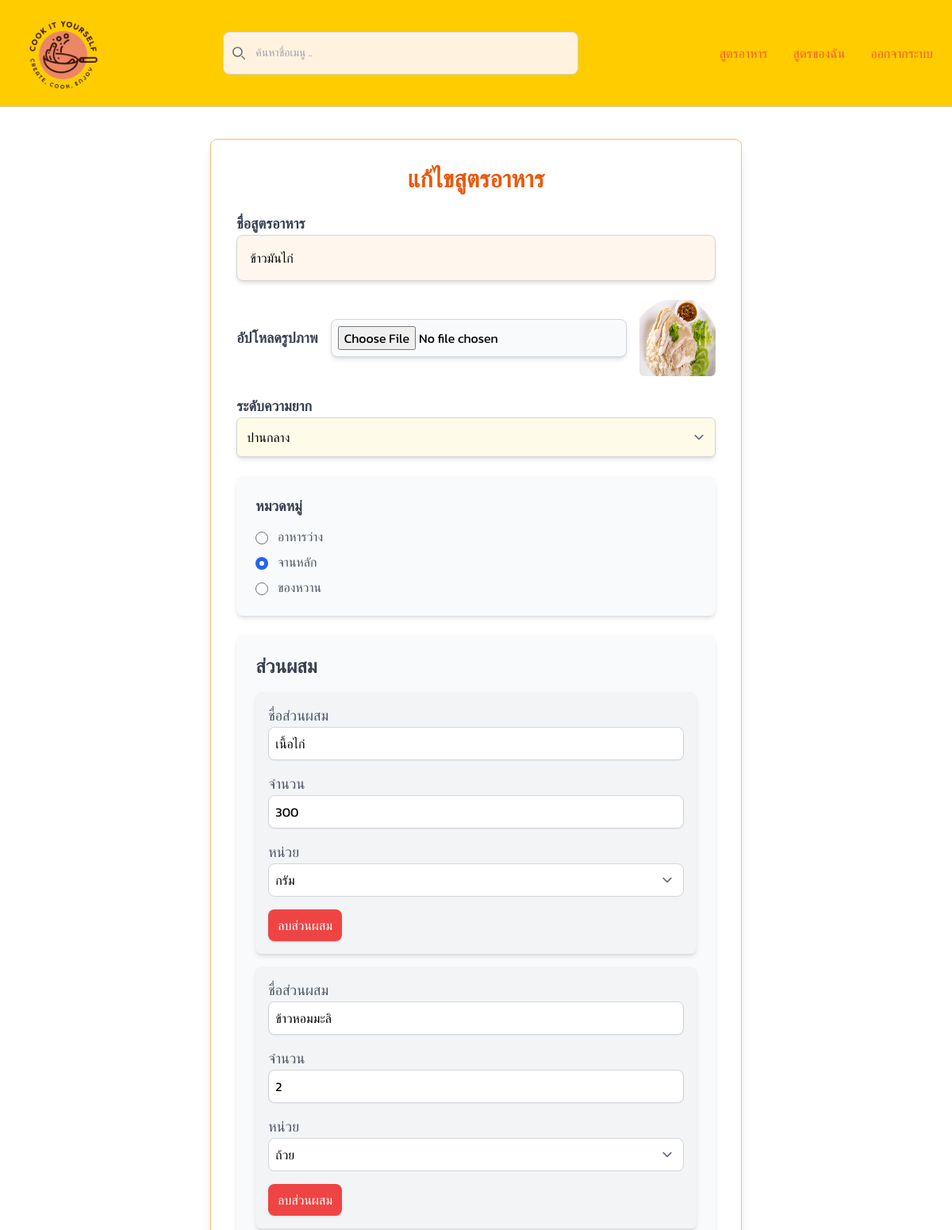
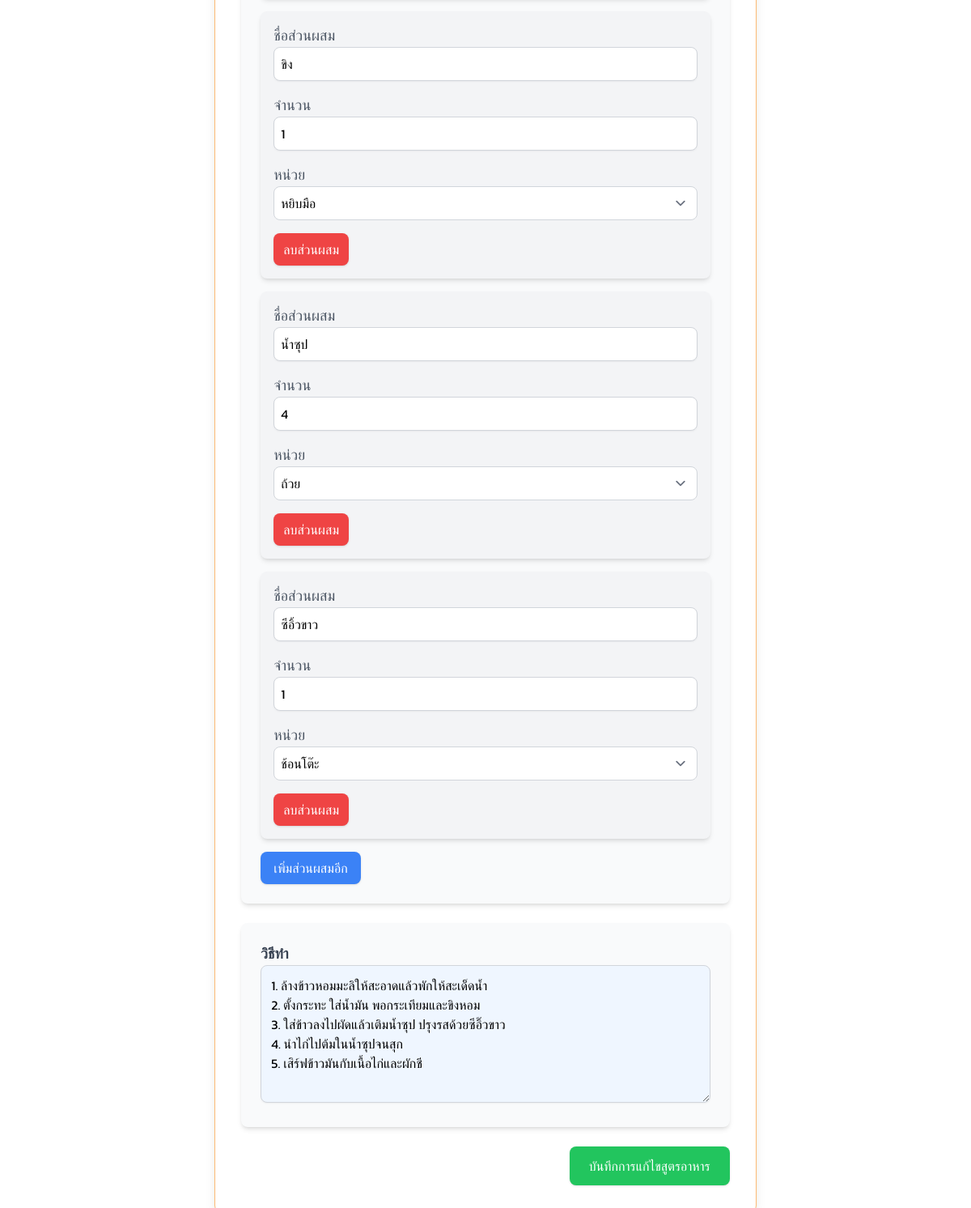
The page /recipes/edit/15/ (signed in) on the database its author committed (2 pictures, top to bottom).
### recipes/models.py (models this page shows, shortened)
class Recipe(models.Model):
    user = models.ForeignKey(Member, related_name='recipes', on_delete=models.CASCADE)
    title = models.CharField(max_length=200, unique=True)
    category = models.CharField(max_length=50)
    difficulty = models.CharField(max_length=50)
    picture_url = models.ImageField(upload_to='recipes/images/', blank=True, null=True)
    instructions = models.TextField()

class Ingredient(models.Model):
    recipe = models.ForeignKey(Recipe, related_name='ingredients', on_delete=models.CASCADE)
    name = models.CharField(max_length=100)
    amount = models.DecimalField(max_digits=5, decimal_places=2)
    unit = models.CharField(max_length=50)

### recipes/views.py (the view)
# urls.py: path('recipes/edit/<int:pk>/', recipeUpdate, name='recipe-update'),  # URL สำหรับแก้ไขสูตร
@login_required
def recipeUpdate(request, pk):
    recipe = get_object_or_404(Recipe, pk=pk)
    if request.method == "POST":
        recipe_form = RecipeForm(request.POST, request.FILES, instance=recipe)
        if recipe_form.is_valid():
            recipe = recipe_form.save(commit=False)
            recipe.save()
            recipe.ingredients.all().delete()
            ingredient_names = request.POST.getlist('ingredient')
            ingredient_amounts = request.POST.getlist('amount')
            ingredient_units = request.POST.getlist('unit')
            for name, amount, unit in zip(ingredient_names, ingredient_amounts, ingredient_units):
                if name:
                    Ingredient.objects.create(recipe=recipe, name=name, amount=amount, unit=unit)
            return redirect("myRecipes")
    else:
        recipe_form = RecipeForm(instance=recipe)
    return render(request, "recipes/recipe_edit.html", {"form": recipe_form, "recipe": recipe})

### recipes/forms.py
class RecipeForm(forms.ModelForm):
    class Meta:
        model = Recipe
        fields = ['title', 'category', 'difficulty', 'picture_url', 'instructions']

### theme/templates/recipes/recipe_edit.html (shortened to what this page needs)
{% extends 'recipes/base.html' %}
{% block main %}
<div class="max-w-2xl mx-auto mt-10 bg-white shadow-lg rounded-lg p-8 border border-orange-300">
    <h2 class="text-3xl font-bold text-orange-600 mb-6 text-center">แก้ไขสูตรอาหาร</h2>
    <form method="POST" enctype="multipart/form-data" class="space-y-6">
        <div>
            <label for="title" class="block text-lg font-semibold text-gray-700">ชื่อสูตรอาหาร</label>
            <input type="text" name="title" id="title" value="{{ recipe.title }}" class="w-full p-4 bg-orange-50 border border-gray-300 rounded-lg shadow-md focus:ring focus:ring-orange-400 focus:outline-none transition duration-150 ease-in-out" required>
        </div>
        <div class="flex items-center space-x-4">
            <label for="picture_url" class="block text-lg font-semibold text-gray-700">อัปโหลดรูปภาพ</label>
            <input type="file" name="picture_url" id="picture_url" class="p-2 border border-gray-300 bg-gray-50 rounded-lg shadow-md focus:outline-none focus:ring focus:ring-green-500 transition duration-150 ease-in-out">
            <img src="{{ recipe.picture_url.url }}" alt="Current Recipe Image" class="w-24 h-24 rounded-md">
        </div>
        <div>
            <label for="difficulty" class="block text-lg font-semibold text-gray-700">ระดับความยาก</label>
            <select name="difficulty" id="difficulty" class="w-full p-3 bg-yellow-50 border border-gray-300 rounded-md shadow-md focus:ring focus:ring-orange-500 focus:outline-none">
                <option value="Medium" {% if recipe.difficulty == "Medium" %}selected{% endif %}>ปานกลาง</option>
            </select>
        </div>
        <div class="bg-gray-50 p-6 rounded-lg shadow-md mt-6">
            <label class="block text-lg font-semibold text-gray-700">หมวดหมู่</label>
            <div class="mt-3 space-y-2">
                <div>
                    <input type="radio" name="category" id="appetizer" value="Appetizer" {% if recipe.category == "Appetizer" %}checked{% endif %} class="mr-2">
                    <label for="appetizer" class="text-gray-600">อาหารว่าง</label>
                </div>
                <div>
                    <input type="radio" name="category" id="main-dish" value="Main Dish" {% if recipe.category == "Main Dish" %}checked{% endif %} class="mr-2">
                    <label for="main-dish" class="text-gray-600">จานหลัก</label>
                </div>
                <div>
                    <input type="radio" name="category" id="dessert" value="Dessert" {% if recipe.category == "Dessert" %}checked{% endif %} class="mr-2">
                    <label for="dessert" class="text-gray-600">ของหวาน</label>
                </div>
            </div>
        </div>
        <div class="bg-gray-50 p-6 rounded-lg shadow-md mt-6">
            <h3 class="text-2xl font-semibold text-gray-700 mb-4">ส่วนผสม</h3>
            <div id="ingredient-fields" class="space-y-4">
                {% for ingredient in recipe.ingredients.all %}
                <div class="bg-gray-100 p-4 rounded-lg shadow-md ingredient-form">
                    <label for="ingredient" class="block text-lg font-medium text-gray-600">ชื่อส่วนผสม</label>
                    <input type="text" name="ingredient" value="{{ ingredient.name }}" class="w-full p-2 border border-gray-300 rounded-lg shadow-sm focus:ring focus:ring-orange-500 focus:outline-none transition duration-150 ease-in-out" required>
                    <label for="amount" class="block text-lg font-medium text-gray-600 mt-4">จำนวน</label>
                    <input type="number" name="amount" value="{{ ingredient.amount|floatformat:0 }}" class="w-full p-2 border border-gray-300 rounded-lg shadow-sm focus:ring focus:ring-orange-500 focus:outline-none transition duration-150 ease-in-out" required>
                    <label for="unit" class="block text-lg font-medium text-gray-600 mt-4">หน่วย</label>
                    <select name="unit" class="w-full p-2 border border-gray-300 rounded-lg focus:ring focus:ring-orange-500 focus:outline-none">
                        <option value="กรัม" {% if ingredient.unit == "กรัม" %}selected{% endif %}>กรัม</option>
                        <option value="ถ้วย" {% if ingredient.unit == "ถ้วย" %}selected{% endif %}>ถ้วย</option>
                        <option value="ช้อนโต๊ะ" {% if ingredient.unit == "ช้อนโต๊ะ" %}selected{% endif %}>ช้อนโต๊ะ</option>
                        <option value="หยิบมือ" {% if ingredient.unit == "หยิบมือ" %}selected{% endif %}>หยิบมือ</option>
                    </select>
                    <button type="button" class="mt-4 px-3 py-2 bg-red-500 text-white rounded-lg shadow hover:bg-red-600 transition duration-150 ease-in-out delete-ingredient">ลบส่วนผสม</button>
                </div>
                {% endfor %}
            </div>
            <button type="button" id="add-ingredient" class="mt-4 px-4 py-2 bg-blue-500 text-white rounded-lg shadow hover:bg-blue-600 transition duration-150 ease-in-out">เพิ่มส่วนผสมอีก</button>
        </div>
        <div class="bg-gray-50 p-6 rounded-lg shadow-md mt-6">
            <label for="instructions" class="block text-lg font-semibold text-gray-700">วิธีทำ</label>
            <textarea name="instructions" id="instructions" rows="6" class="w-full p-3 bg-blue-50 border border-gray-300 rounded-lg shadow-sm focus:ring focus:ring-orange-500 focus:outline-none transition duration-150 ease-in-out" placeholder="ใส่วิธีการทำอาหาร" required>{{ recipe.instructions }}</textarea>
        </div>
        <div class="flex justify-end mt-6">
            <button type="submit" class="bg-green-500 text-white px-6 py-3 rounded-lg shadow hover:bg-green-600 transition duration-150 ease-in-out">บันทึกการแก้ไขสูตรอาหาร</button>
        </div>
    </form>
</div>
{% endblock %}

### theme/templates/recipes/base.html (style rules this page uses)
* { font-family: "Kanit", serif; font-optical-sizing: auto; font-style: normal; }

### theme/templates/recipes/header.html (style rules this page uses)
* { font-family: "Kanit", serif; }

### rows shown on the page
Recipe: title "ข้าวมันไก่", picture_url (picture), difficulty "ปานกลาง", category "☐ อาหารว่าง", category "☑ จานหลัก", category "☐ ของหวาน", instructions "1. ล้างข้าวหอมมะลิให้สะอาดแล้วพักให้สะเด็ดน้ำ 2. ตั้งกระทะ ใส่น้ำมัน พอกระเทียมและขิงหอม 3. ใส่ข้าวลงไปผัดแล้วเติมน้ำซุป ปรุงรสด้วยซีอิ๊วขาว 4. นำไก่ไปต้มในน้ำซุปจนสุก 5. เสิร์ฟข้าวมันกับเนื้อไก่และผักชี"
Ingredient: ingredient "เนื้อไก่", amount "300", unit "กรัม"
Ingredient: ingredient "ข้าวหอมมะลิ", amount "2", unit "ถ้วย"
Ingredient: ingredient "ขิง", amount "1", unit "หยิบมือ"
Ingredient: ingredient "น้ำซุป", amount "4", unit "ถ้วย"
Ingredient: ingredient "ซีอิ้วขาว", amount "1", unit "ช้อนโต๊ะ"
